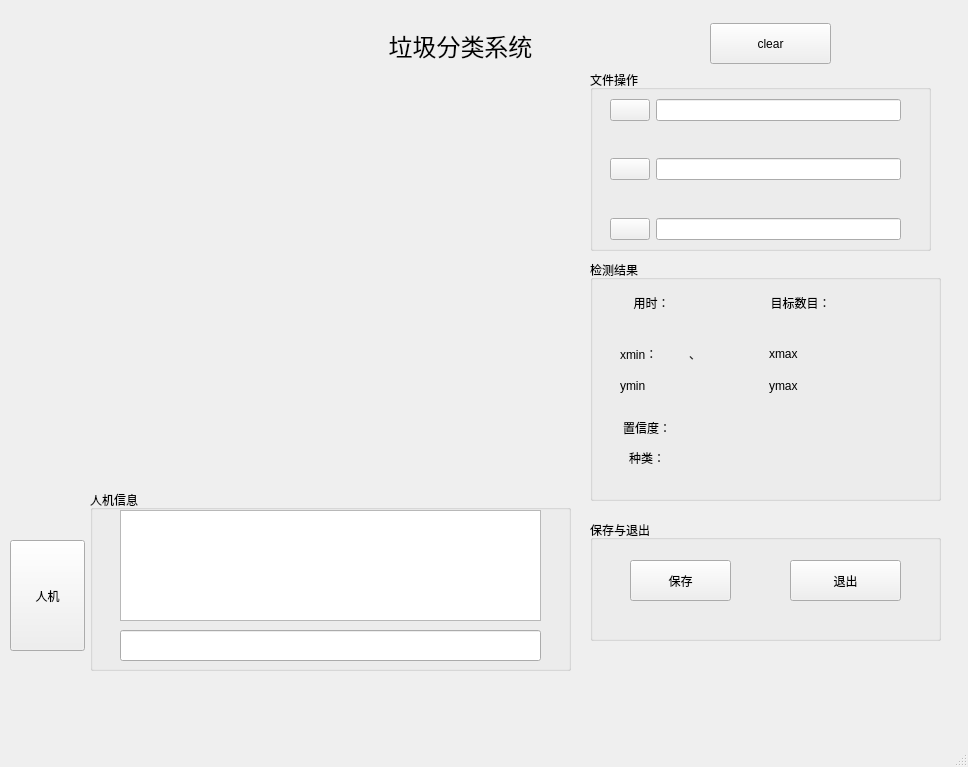
<?xml version="1.0" encoding="UTF-8"?>
<ui version="4.0">
 <class>MainWindow</class>
 <widget class="QMainWindow" name="MainWindow">
  <property name="geometry">
   <rect>
    <x>0</x>
    <y>0</y>
    <width>968</width>
    <height>767</height>
   </rect>
  </property>
  <property name="windowTitle">
   <string>MainWindow</string>
  </property>
  <property name="styleSheet">
   <string notr="true">background-image: url(./picture/1.png);

 </string>
  </property>
  <widget class="QWidget" name="centralwidget">
   <widget class="QLabel" name="label">
    <property name="geometry">
     <rect>
      <x>220</x>
      <y>30</y>
      <width>481</width>
      <height>31</height>
     </rect>
    </property>
    <property name="font">
     <font>
      <family>Microsoft Sans Serif</family>
      <pointsize>18</pointsize>
     </font>
    </property>
    <property name="text">
     <string>垃圾分类系统</string>
    </property>
    <property name="alignment">
     <set>Qt::AlignmentFlag::AlignCenter</set>
    </property>
   </widget>
   <widget class="QLabel" name="showlabel">
    <property name="geometry">
     <rect>
      <x>100</x>
      <y>80</y>
      <width>411</width>
      <height>381</height>
     </rect>
    </property>
    <property name="styleSheet">
     <string notr="true">background-image: url(./picture/2.png);
 background-size: cover;      
   background-position: center; 
</string>
    </property>
    <property name="text">
     <string/>
    </property>
   </widget>
   <widget class="QGroupBox" name="groupBox">
    <property name="geometry">
     <rect>
      <x>590</x>
      <y>70</y>
      <width>341</width>
      <height>181</height>
     </rect>
    </property>
    <property name="title">
     <string>文件操作</string>
    </property>
    <widget class="QWidget" name="formLayoutWidget">
     <property name="geometry">
      <rect>
       <x>20</x>
       <y>20</y>
       <width>291</width>
       <height>150</height>
      </rect>
     </property>
     <layout class="QFormLayout" name="formLayout">
      <item row="2" column="0">
       <spacer name="verticalSpacer_2">
        <property name="orientation">
         <enum>Qt::Orientation::Vertical</enum>
        </property>
        <property name="sizeHint" stdset="0">
         <size>
          <width>20</width>
          <height>40</height>
         </size>
        </property>
       </spacer>
      </item>
      <item row="3" column="0">
       <widget class="QPushButton" name="video">
        <property name="text">
         <string/>
        </property>
        <property name="icon">
         <iconset>
          <normaloff>picture/wen.ico</normaloff>picture/wen.ico</iconset>
        </property>
       </widget>
      </item>
      <item row="3" column="1">
       <widget class="QLineEdit" name="videoedit"/>
      </item>
      <item row="4" column="0">
       <spacer name="verticalSpacer">
        <property name="orientation">
         <enum>Qt::Orientation::Vertical</enum>
        </property>
        <property name="sizeHint" stdset="0">
         <size>
          <width>20</width>
          <height>40</height>
         </size>
        </property>
       </spacer>
      </item>
      <item row="5" column="1">
       <widget class="QLineEdit" name="cameraedit"/>
      </item>
      <item row="0" column="1">
       <spacer name="horizontalSpacer">
        <property name="orientation">
         <enum>Qt::Orientation::Horizontal</enum>
        </property>
        <property name="sizeType">
         <enum>QSizePolicy::Policy::Fixed</enum>
        </property>
        <property name="sizeHint" stdset="0">
         <size>
          <width>3</width>
          <height>3</height>
         </size>
        </property>
       </spacer>
      </item>
      <item row="1" column="1">
       <widget class="QLineEdit" name="photoedit"/>
      </item>
      <item row="5" column="0">
       <widget class="QPushButton" name="camera">
        <property name="text">
         <string/>
        </property>
        <property name="icon">
         <iconset>
          <normaloff>picture/favicon.ico</normaloff>picture/favicon.ico</iconset>
        </property>
       </widget>
      </item>
      <item row="1" column="0">
       <widget class="QPushButton" name="photo">
        <property name="text">
         <string/>
        </property>
        <property name="icon">
         <iconset>
          <normaloff>picture/pic.ico</normaloff>picture/pic.ico</iconset>
        </property>
       </widget>
      </item>
     </layout>
    </widget>
   </widget>
   <widget class="QGroupBox" name="groupBox_2">
    <property name="geometry">
     <rect>
      <x>590</x>
      <y>260</y>
      <width>351</width>
      <height>241</height>
     </rect>
    </property>
    <property name="styleSheet">
     <string notr="true">font: 9pt &quot;Microsoft New Tai Lue&quot;;</string>
    </property>
    <property name="title">
     <string>检测结果</string>
    </property>
    <widget class="QWidget" name="gridLayoutWidget">
     <property name="geometry">
      <rect>
       <x>30</x>
       <y>30</y>
       <width>281</width>
       <height>108</height>
      </rect>
     </property>
     <layout class="QGridLayout" name="gridLayout">
      <item row="0" column="4">
       <widget class="QLabel" name="numlabel">
        <property name="text">
         <string/>
        </property>
       </widget>
      </item>
      <item row="2" column="1">
       <widget class="QLabel" name="x1">
        <property name="text">
         <string>、</string>
        </property>
       </widget>
      </item>
      <item row="0" column="1">
       <widget class="QLabel" name="timelabel">
        <property name="text">
         <string/>
        </property>
       </widget>
      </item>
      <item row="1" column="1">
       <spacer name="verticalSpacer_4">
        <property name="orientation">
         <enum>Qt::Orientation::Vertical</enum>
        </property>
        <property name="sizeType">
         <enum>QSizePolicy::Policy::Fixed</enum>
        </property>
        <property name="sizeHint" stdset="0">
         <size>
          <width>20</width>
          <height>20</height>
         </size>
        </property>
       </spacer>
      </item>
      <item row="1" column="0">
       <spacer name="verticalSpacer_3">
        <property name="orientation">
         <enum>Qt::Orientation::Vertical</enum>
        </property>
        <property name="sizeType">
         <enum>QSizePolicy::Policy::Fixed</enum>
        </property>
        <property name="sizeHint" stdset="0">
         <size>
          <width>20</width>
          <height>20</height>
         </size>
        </property>
       </spacer>
      </item>
      <item row="0" column="0">
       <widget class="QLabel" name="time">
        <property name="text">
         <string>用时：</string>
        </property>
        <property name="alignment">
         <set>Qt::AlignmentFlag::AlignCenter</set>
        </property>
       </widget>
      </item>
      <item row="3" column="0">
       <widget class="QLabel" name="label_4">
        <property name="text">
         <string>ymin</string>
        </property>
       </widget>
      </item>
      <item row="3" column="1">
       <widget class="QLabel" name="y1">
        <property name="text">
         <string/>
        </property>
       </widget>
      </item>
      <item row="0" column="2">
       <spacer name="horizontalSpacer_2">
        <property name="orientation">
         <enum>Qt::Orientation::Horizontal</enum>
        </property>
        <property name="sizeType">
         <enum>QSizePolicy::Policy::Fixed</enum>
        </property>
        <property name="sizeHint" stdset="0">
         <size>
          <width>10</width>
          <height>10</height>
         </size>
        </property>
       </spacer>
      </item>
      <item row="0" column="3">
       <widget class="QLabel" name="label_2">
        <property name="text">
         <string>目标数目：</string>
        </property>
        <property name="alignment">
         <set>Qt::AlignmentFlag::AlignCenter</set>
        </property>
       </widget>
      </item>
      <item row="2" column="0">
       <widget class="QLabel" name="label_6">
        <property name="text">
         <string>xmin：</string>
        </property>
       </widget>
      </item>
      <item row="2" column="3">
       <widget class="QLabel" name="label_3">
        <property name="text">
         <string>xmax</string>
        </property>
       </widget>
      </item>
      <item row="2" column="4">
       <widget class="QLabel" name="x2">
        <property name="text">
         <string/>
        </property>
       </widget>
      </item>
      <item row="3" column="3">
       <widget class="QLabel" name="label_7">
        <property name="text">
         <string>ymax</string>
        </property>
       </widget>
      </item>
      <item row="3" column="4">
       <widget class="QLabel" name="y2">
        <property name="text">
         <string/>
        </property>
       </widget>
      </item>
     </layout>
    </widget>
    <widget class="QLabel" name="label_5">
     <property name="geometry">
      <rect>
       <x>30</x>
       <y>160</y>
       <width>54</width>
       <height>16</height>
      </rect>
     </property>
     <property name="text">
      <string>置信度：</string>
     </property>
     <property name="alignment">
      <set>Qt::AlignmentFlag::AlignCenter</set>
     </property>
    </widget>
    <widget class="QLabel" name="conflabel">
     <property name="geometry">
      <rect>
       <x>90</x>
       <y>160</y>
       <width>61</width>
       <height>16</height>
      </rect>
     </property>
     <property name="text">
      <string/>
     </property>
    </widget>
    <widget class="QLabel" name="label_8">
     <property name="geometry">
      <rect>
       <x>30</x>
       <y>190</y>
       <width>54</width>
       <height>16</height>
      </rect>
     </property>
     <property name="text">
      <string>种类：</string>
     </property>
     <property name="alignment">
      <set>Qt::AlignmentFlag::AlignCenter</set>
     </property>
    </widget>
    <widget class="QLabel" name="idname">
     <property name="geometry">
      <rect>
       <x>100</x>
       <y>190</y>
       <width>111</width>
       <height>16</height>
      </rect>
     </property>
     <property name="text">
      <string/>
     </property>
    </widget>
   </widget>
   <widget class="QGroupBox" name="groupBox_3">
    <property name="geometry">
     <rect>
      <x>590</x>
      <y>520</y>
      <width>351</width>
      <height>121</height>
     </rect>
    </property>
    <property name="title">
     <string>保存与退出</string>
    </property>
    <widget class="QPushButton" name="save">
     <property name="geometry">
      <rect>
       <x>40</x>
       <y>40</y>
       <width>101</width>
       <height>41</height>
      </rect>
     </property>
     <property name="text">
      <string>保存</string>
     </property>
     <property name="icon">
      <iconset theme="QIcon::ThemeIcon::DocumentSave"/>
     </property>
     <property name="iconSize">
      <size>
       <width>20</width>
       <height>20</height>
      </size>
     </property>
    </widget>
    <widget class="QPushButton" name="exit">
     <property name="geometry">
      <rect>
       <x>200</x>
       <y>40</y>
       <width>111</width>
       <height>41</height>
      </rect>
     </property>
     <property name="text">
      <string>退出</string>
     </property>
     <property name="icon">
      <iconset theme="QIcon::ThemeIcon::ApplicationExit"/>
     </property>
    </widget>
   </widget>
   <widget class="QGroupBox" name="groupBox_4">
    <property name="geometry">
     <rect>
      <x>90</x>
      <y>490</y>
      <width>481</width>
      <height>181</height>
     </rect>
    </property>
    <property name="title">
     <string>人机信息</string>
    </property>
    <widget class="QTextEdit" name="response">
     <property name="geometry">
      <rect>
       <x>30</x>
       <y>20</y>
       <width>421</width>
       <height>111</height>
      </rect>
     </property>
    </widget>
    <widget class="QLineEdit" name="question">
     <property name="geometry">
      <rect>
       <x>30</x>
       <y>140</y>
       <width>421</width>
       <height>31</height>
      </rect>
     </property>
    </widget>
   </widget>
   <widget class="QPushButton" name="clear">
    <property name="geometry">
     <rect>
      <x>710</x>
      <y>23</y>
      <width>121</width>
      <height>41</height>
     </rect>
    </property>
    <property name="text">
     <string>clear</string>
    </property>
   </widget>
   <widget class="QPushButton" name="ai">
    <property name="geometry">
     <rect>
      <x>10</x>
      <y>540</y>
      <width>75</width>
      <height>111</height>
     </rect>
    </property>
    <property name="text">
     <string>人机</string>
    </property>
   </widget>
  </widget>
  <widget class="QMenuBar" name="menubar">
   <property name="geometry">
    <rect>
     <x>0</x>
     <y>0</y>
     <width>968</width>
     <height>33</height>
    </rect>
   </property>
  </widget>
  <widget class="QStatusBar" name="statusbar"/>
 </widget>
 <resources/>
 <connections/>
</ui>
